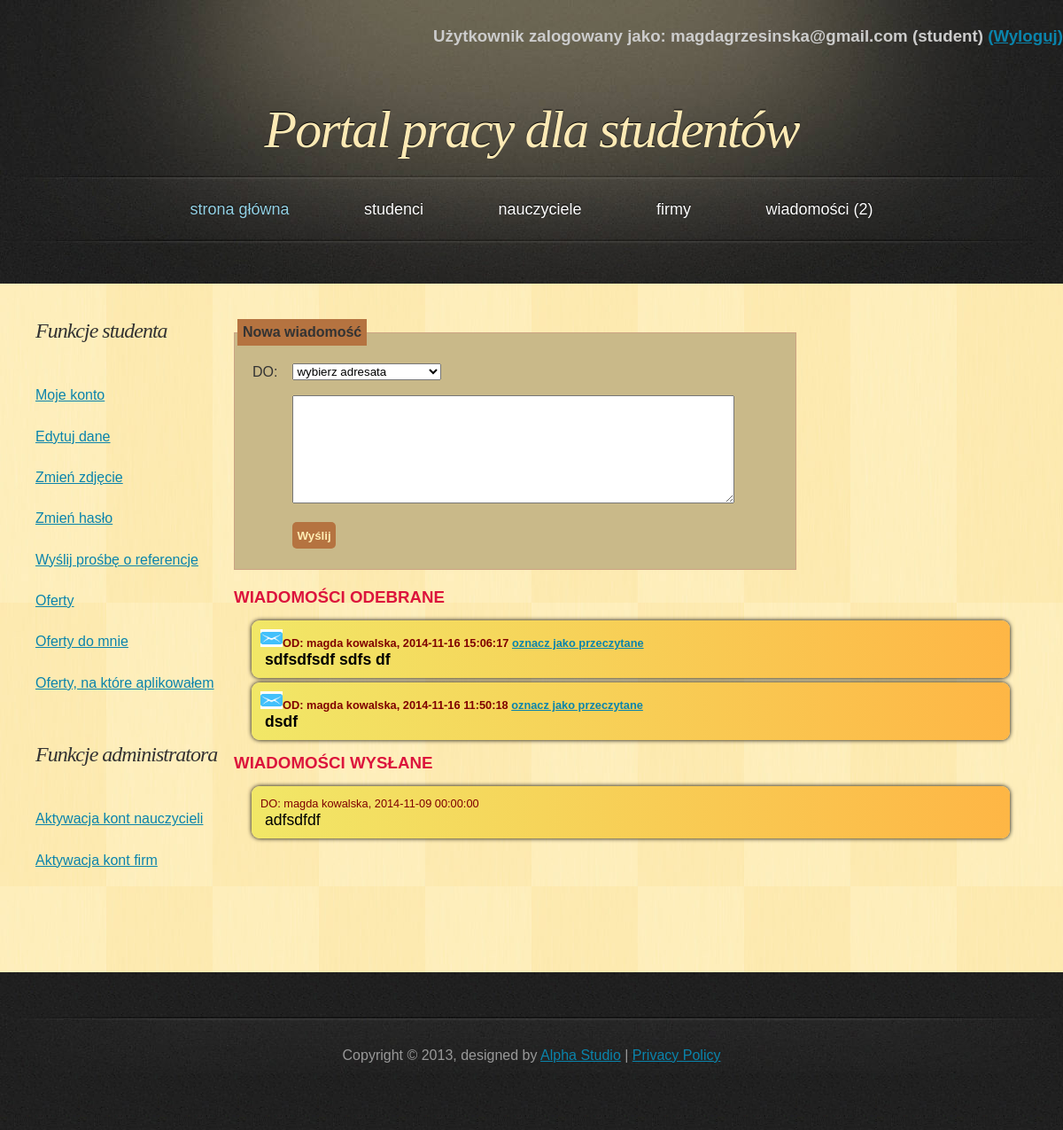
The page /PortalPracy/php/messages.php (signed in) on the database its author committed.
### tables this page shows
CREATE TABLE IF NOT EXISTS `message` (
  `message_id` int(11) NOT NULL AUTO_INCREMENT,
  `student_from` int(11) DEFAULT NULL,
  `teacher_from` int(11) DEFAULT NULL,
  `company_from` int(11) DEFAULT NULL,
  `student_to` int(11) DEFAULT NULL,
  `teacher_to` int(11) DEFAULT NULL,
  `company_to` int(11) DEFAULT NULL,
  `content` text,
  `date` datetime NOT NULL,
  `read` tinyint(4) NOT NULL,
  PRIMARY KEY (`message_id`),
  KEY `student_from` (`student_from`),
  KEY `company_from` (`company_from`),
  KEY `student_to` (`student_to`),
  KEY `teacher_to` (`teacher_to`),
  KEY `company_to` (`company_to`),
  KEY `teacher_from` (`teacher_from`)
);

CREATE TABLE IF NOT EXISTS `student` (
  `student_id` int(11) NOT NULL AUTO_INCREMENT,
  `name` varchar(45) NOT NULL,
  `last_name` varchar(45) NOT NULL,
  `address` varchar(50) NOT NULL,
  `telephone` varchar(11) NOT NULL,
  `e_mail` varchar(50) NOT NULL,
  `password` varchar(100) NOT NULL,
  `education` text NOT NULL,
  `languages` text NOT NULL,
  `experience` text NOT NULL,
  `skills` text NOT NULL,
  `interest` text NOT NULL,
  `employment_form` text NOT NULL,
  `change_of_residence` tinyint(1) NOT NULL,
  `salary` float NOT NULL,
  `status` text NOT NULL,
  `account_creation_date` date NOT NULL,
  `is_admin` tinyint(1) NOT NULL DEFAULT '0',
  `photoname` varchar(30) NOT NULL,
  PRIMARY KEY (`student_id`)
);

### PortalPracy/php/classDatabase.php (called while the page is built, shortened)
<?php
class Database {
    private $db;
    function __construct() {
        $this->server = 'localhost';
        $this->user = 'root';
        $this->password = '';
        $this->basename = 'data_base';
        $this->db = new mysqli($this->server, $this->user, $this->password, $this->basename);
        if ($this->db->connect_error) {
            die('Blad polaczenia z baza danych (' . $this->db->connect_errno . ') ' . $this->db->connect_error);
        } else {
            $this->db->query("SET NAMES 'utf8'");
        }
    }
    function get_student_data($id) {
        if ($result = $this->db->query("SELECT * FROM `student` WHERE `student_id`='$id'")) {
            if ($result->num_rows == 0) {
                return false;
            } else {
                $obj = $result->fetch_object();
                $array = array();
                $array['name'] = $obj->name;
                $array['last_name'] = $obj->last_name;
                $array['address'] = $obj->address;
                $array['telephone'] = $obj->telephone;
                $array['education'] = $obj->education;
                $array['languages'] = $obj->languages;
                $array['experience'] = $obj->experience;
                $array['skills'] = $obj->skills;
                $array['interest'] = $obj->interest;
                $array['employment_form'] = $obj->employment_form;
                $array['change_of_residence'] = $obj->change_of_residence;
                $array['salary'] = $obj->salary;
                $array['status'] = $obj->status;
                $array['photoname'] = $obj->photoname;
                return $array;
            }
        }
    }
    function get_student_list($start, $onpage) {
        if ($result = $this->db->query("SELECT * FROM `student` ORDER BY `last_name` LIMIT $start, $onpage ")) {
            return $result;
        }
    }
    function get_message_from_student($student_id) {
        if ($result = $this->db->query("SELECT * FROM `message`  WHERE `student_from` =$student_id ORDER BY `date` DESC")) {
            return $result;
        }
    }
    function get_message_to_student($student_id) {
        if ($result = $this->db->query("SELECT * FROM `message`  WHERE `student_to` =$student_id ORDER BY `date` DESC")) {
            return $result;
        }
    }
}

### PortalPracy/php/messages.php (the view, shortened to what this page needs)
<!DOCTYPE html>
<html>
    <head>
        <link href="../css/style.css" rel="stylesheet" type="text/css" />
    </head>
    <body>
        <div id="header">
            <?php
            include_once 'classPage.php';
            ?>
            <h1><a href="index.php">Portal pracy dla studentów</a></h1>
        </div>
        <div id="main">
            <div id="content">
                <?php
                if (isset($_SESSION['name'])) {
                    include_once 'classDatabase.php';
                    $db = new Database();
                    $students = $db->get_student_list(0, $db->get_student_number());
                    echo "<div id='send_message'>";
                    echo "<form id='send_message' action='send_message.php' method='POST'>
                    <fieldset id='new_message'>
                    <legend>Nowa wiadomość</legend>
                    <table><tbody>
                    <tr>
                    <td> DO:
                    </td>
                    ";
                    echo "<td><select name='recipient' >";
                    echo "<option selected disabled value=''>wybierz adresata</option>";
                    echo "</select></td></tr>";
                    echo "<tr>";
                    echo "<td></td>";
                    echo "<td><textarea rows='8' cols='60' name='content'></textarea>";
                    echo "</td>";
                    echo "</tr>";
                    echo "<tr>";
                    echo "<td></td>";
                    echo "<td><input type='submit' value='Wyślij'/>";
                    echo "</td>";
                    echo "</tr>";
                    echo '
                    </tbody></table>
                    <span class="error"></span>
                    </fieldset>
                    </form>';
                    echo "</div>";
                    echo "<h3 class='conspicuous'>Wiadomości odebrane</h3>";
                    echo "<div id='received'>";
                    if ($_SESSION['usertype'] == 'student') {
                        $result = $db->get_message_to_student($_SESSION['id']);
                    } else if ($_SESSION['usertype'] == 'nauczyciel') {
                        $result = $db->get_message_to_teacher($_SESSION['id']);
                    } else {
                        $result = $db->get_message_to_company($_SESSION['id']);
                    }
                    include_once 'classMessage.php';
                    while ($obj = $result->fetch_object()) {
                        $m = Message::make_new_to_display_received($obj->message_id, $obj->student_from, $obj->teacher_from, $obj->company_from, $obj->content, $obj->date, $obj->read);
                        echo $m->display_received();
                    }
                    echo "</div>";
                    echo "<h3 class='conspicuous'>Wiadomości wysłane</h3>";
                    echo "<div id='sent'>";
                    if ($_SESSION['usertype'] == 'student') {
                        $result = $db->get_message_from_student($_SESSION['id']);
                    } else if ($_SESSION['usertype'] == 'nauczyciel') {
                        $result = $db->get_message_from_teacher($_SESSION['id']);
                    } else {
                        $result = $db->get_message_from_company($_SESSION['id']);
                    }
                    while ($obj = $result->fetch_object()) {
                        $m = Message::make_new_to_display_sent($obj->student_to, $obj->teacher_to, $obj->company_to, $obj->content, $obj->date);
                        echo $m->display_sent();
                    }
                    echo "</div>";
                }
                ?>
            </div>
            <div id="sidebar">
            </div>
            <div class="clearing">&nbsp;</div>
        </div>
    </body>
</html>

### PortalPracy/php/classMessage.php (shortened to what this page needs)
<?php
include_once 'classDatabase.php';
class Message {
    private $mysqli;
    private $student_from;
    private $teacher_from;
    private $company_from;
    private $student_to;
    private $teacher_to;
    private $company_to;
    private $content;
    private $datetime;
    private $read;
    private $id;
    function __construct() {
        $this->mysqli = new Database();
    }
    public static function make_new_to_display_sent($student_to, $teacher_to, $company_to, $content, $datetime) {
        $obj = new Message();
        $obj->set_student_to($student_to);
        $obj->set_teacher_to($teacher_to);
        $obj->set_company_to($company_to);
        $obj->set_content($content);
        $obj->set_datetime($datetime);
        return $obj;
    }
    public static function make_new_to_display_received($id, $student_from, $teacher_from, $company_from, $content, $datetime, $read) {
        $obj = new Message();
        $obj->set_student_from($student_from);
        $obj->set_teacher_from($teacher_from);
        $obj->set_company_from($company_from);
        $obj->set_content($content);
        $obj->set_datetime($datetime);
        $obj->set_read($read);
        $obj->set_id($id);
        return $obj;
    }
    function display_received() {
        if (!is_null($this->student_from)) {
            $s = $this->mysqli->get_student_data($this->student_from);
            $name = $s['name'];
            $last_name = $s['last_name'];
        } else if (!is_null($this->teacher_from)) {
            $t = $this->mysqli->get_teacher_data($this->teacher_from);
            $name = $t['name'];
            $last_name = $t['last_name'];
        } else if (!is_null($this->company_from)) {
            $c = $this->mysqli->get_company_data($this->company_from);
            $name = $c['name'];
            $last_name = '';
        }
        $string = "<div class='message'>";
        if ($this->read == 0) {
            $string.= "<div id='message$this->id' class='unread'>";
        } else {
            $string.= "<div>";
        }
        $string.="<span class='message_header'>";
        if ($this->read == 0) {
            $string.="<img id='icon$this->id' src='../images/message_icon.png' class='icon'/>";
        }
        $string.= "OD: " . $name . " " . $last_name . ", " . $this->datetime;
        if ($this->read == 0) {
            $string.="          <a id='read$this->id' onclick='mark_as_read(" . $this->id . ")'>oznacz jako przeczytane</a>";
        }
        $string.="</span><br/> ";
        $string.="<span class='message_content '>" . $this->content . "</span>";
        $string.="</div></div>";
        return $string;
    }
    function display_sent() {
        if (!is_null($this->student_to)) {
            $s = $this->mysqli->get_student_data($this->student_to);
            $name = $s['name'];
            $last_name = $s['last_name'];
        } else if (!is_null($this->teacher_to)) {
            $t = $this->mysqli->get_teacher_data($this->teacher_to);
            $name = $t['name'];
            $last_name = $t['last_name'];
        } else if (!is_null($this->company_to)) {
            $c = $this->mysqli->get_company_data($this->company_to);
            $name = $c['name'];
            $last_name = '';
        }
        $string = "<div class='message'>";
        $string.="<span class='message_header'>";
        $string.= "DO: " . $name . " " . $last_name . ", " . $this->datetime . "</span><br/> ";
        $string.="<span class='message_content '>" . $this->content . "</span>";
        $string.="</div>";
        return $string;
    }
    public function set_student_from($student_from) {
        $this->student_from = $student_from;
    }
    public function set_teacher_from($teacher_from) {
        $this->teacher_from = $teacher_from;
    }
    public function set_company_from($company_from) {
        $this->company_from = $company_from;
    }
    public function set_student_to($student_to) {
        $this->student_to = $student_to;
    }
    public function set_teacher_to($teacher_to) {
        $this->teacher_to = $teacher_to;
    }
    public function set_company_to($company_to) {
        $this->company_to = $company_to;
    }
    public function set_content($content) {
        $this->content = $content;
    }
    public function set_datetime($datetime) {
        $this->datetime = $datetime;
    }
    public function set_read($read) {
        $this->read = $read;
    }
    public function set_id($id) {
        $this->id = $id;
    }
}

### PortalPracy/css/style.css (style rules this page uses)
* { margin: 0; padding: 0; }
body { font: 16px "Trebuchet MS", Arial, Helvetica, sans-serif; color: #333333; background: #202020 url('../images/bg.jpg'); }
h1, h2 { font-family: Georgia, Times, serif; font-weight: normal; font-style: italic; }
h1 { font-size: 3em; letter-spacing: -2px; }
a { text-decoration: underline; color: #0A84AC; }
img { border: 1px solid #555555; }
#header, #menu, #footer { margin: 0 auto; width: 1200px; }
#header { height: 197px; background: #202020 url('../images/header.jpg'); }
#header h1 { font-size: 60px; text-align: center; text-shadow: 0px -1px 1px #000000; color: #FDEAB5; padding-top: 60px; }
#header h1 a { text-decoration: none; color: #FDEAB5; }
#main { width: 1120px; margin: 0 auto 50px auto; padding: 40px 40px 0 40px; background: #FEEBB2 url('../images/main.jpg'); }
#content { float: right; width: 80%; padding: 0 0 20px 0; }
#sidebar { float: left; width: 20%; padding: 0 0 20px 0; }
.clearing { clear: both; height: 1px; overflow: hidden; }
form { margin: 0; }
td { padding-left: 15px; padding-top: 15px; }
td input { height: 30px; }
.error { float: none; color: #FF0000; padding-left: 5px; vertical-align: top; }
.conspicuous { color: crimson; text-transform: uppercase; font-weight: bold; }
.icon { height: 20px; width: 25px; border: 0; }
#new_message { border: 1px solid #CCA383; width: 70%; background: #C9B989; padding: 3px; margin-bottom :20px; }
#new_message legend { background: #B57340; padding: 6px; font-weight: bold; }
#new_message textarea { width: 100%; }
#new_message input { background: #B57340; color: #FEEBB2; padding: 5px; border:0 none; -webkit-border-radius: 5px; border-radius: 5px; font-weight: bold; }
.message { margin: 5px; padding: 10px; border-radius: 9px; box-shadow: 0px 0px 5px #000000; background: rgba(241,231,103,1); background: -moz-linear-gradient(left, rgba(241,231,103,1) 0%, rgba(254,182,69,1) 100%); background: -webkit-gradient(left top, right top, color-stop(0%, rgba(241,231,103,1)), color-stop(100%, rgba(254,182,69,1))); background: -webkit-linear-gradient(left, rgba(241,231,103,1) 0%, rgba(254,182,69,1) 100%); background: -o-linear-gradient(left, rgba(241,231,103,1) 0%, rgba(254,182,69,1) 100%); background: -ms-linear-gradient(left, rgba(241,231,103,1) 0%, rgba(254,182,69,1) 100%); background: linear-gradient(to right, rgba(241,231,103,1) 0%, rgba(254,182,69,1) 100%); filter: progid:DXImageTransform.Microsoft.gradient( startColorstr='#f1e767', endColorstr='#feb645', GradientType=1 ); }
.message_header { font-size:80%; color:#7f0000; }
.message_content { padding: 5px; font-size: 110%; color: black; }
#received, #sent { margin: 15px; }
.unread { font-weight: bold; }

### rows shown on the page
message: read 0 (drawn), display_received "OD: magda kowalska, 2014-11-16 15:06:17", content "sdfsdfsdf sdfs df"
message: read 0 (drawn), display_received "OD: magda kowalska, 2014-11-16 11:50:18", content "dsdf"
message: student_to.name "magda", student_to.last_name "kowalska", date "2014-11-09 00:00:00", content "adfsdfdf"

### other values the page prints
$_SESSION['name'] "magdagrzesinska@gmail.com"
$_SESSION['usertype'] "student"
$num_mes "2"
